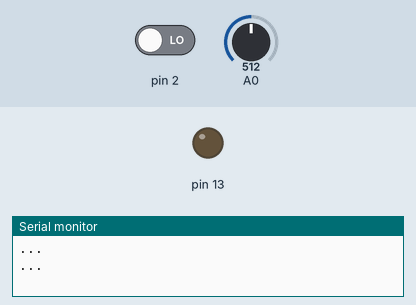
The sketch below on a simulated Arduino Uno, built with avr-gcc and run on an emulated ATmega328P. Shown: output pins drawn as LEDs (lit = HIGH), the last lines printed to the serial monitor. Inputs (shaded band) come from the test bench; at power-on: pin 2 LOW, A0 = 512.

Above: at 1.8 s.
1.9 s: pin 2 driven HIGH
At 3.2 s:
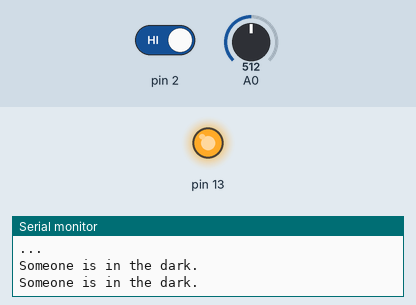
3.5 s: pin 2 driven LOW
At 5.0 s:
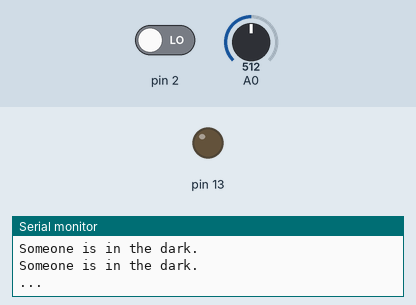
Timing chart, 0 to 6.5 s (numbered marks = the images above; inputs shaded):
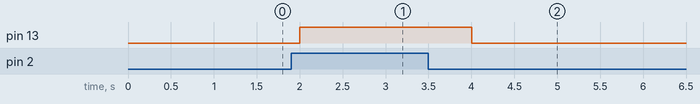

Measured:
- after the input at 1.9 s, pin 13: LOW → HIGH after 0.10 s
- after the input at 3.5 s, pin 13: HIGH → LOW after 0.50 s

The sketch:

code.ino
```cpp
// Shaan Subbaiah B C - 1BM18CS096
// LDR+PIR

void setup()
{
  Serial.begin(9600);
  pinMode(13, OUTPUT);
  pinMode(2, INPUT);
}

void loop()
{
  int isDark, isMoving;

  int analog = analogRead(A0);
  if(analog < 520)
    isDark = 1;
  else
    isDark = 0;

  isMoving = digitalRead(2);

  if(isMoving && isDark){
    Serial.println((String)"Someone is in the dark.");
    digitalWrite(13, HIGH);
  }
  else{
    Serial.println("...");
    digitalWrite(13, LOW);
  }

  delay(1000);
}
```
